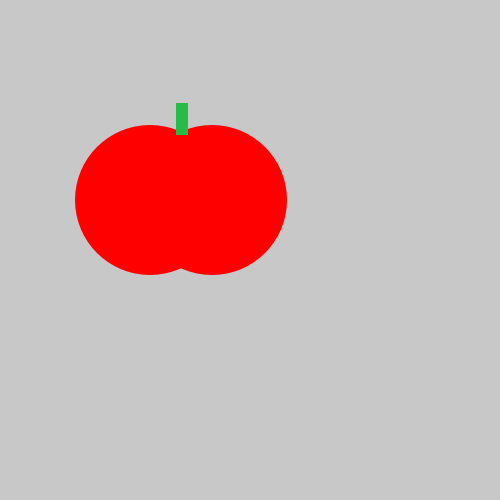
Frame 1 (no input)
Frame 60 (the mouse pressed at the canvas centre just before this capture): identical to frame 1, image omitted
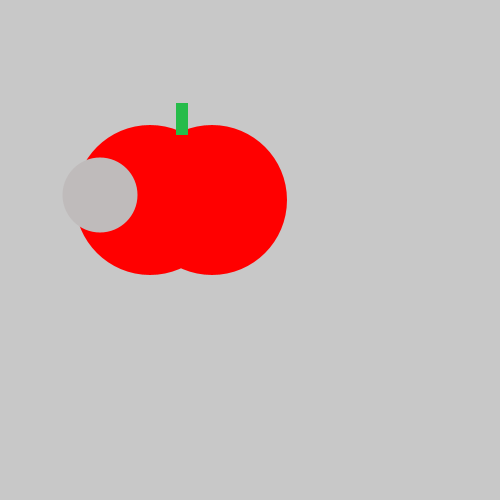
Frame 120 (the mouse held since frame 60 and released just before this capture)

The Processing sketch that drew these frames (run headless with seeded random() and noise(); from frame 60 on, the mouse is pressed at the canvas centre):

// Processing sketch: tasty_tomato
// ── tasty_tomato.pde
void setup() {
    size(500, 500);
}
void draw() {
    background(200, 200, 200);
    noStroke();
    fill(#FF0000); // calling for red
    ellipse(150, 200, 150, 150);
    ellipse(212, 200, 150, 150);
    fill(#26BC4A); // calling for green
    rect(176, 103, 12, 32);
    
    //if(mousePressed){
      
    //}
   if(mousePressed) {
     fill(#BFBBBB);
     ellipse(100, 195, 75, 75);
    // create an ellipse and set it to the background color (fill)
   }
}
